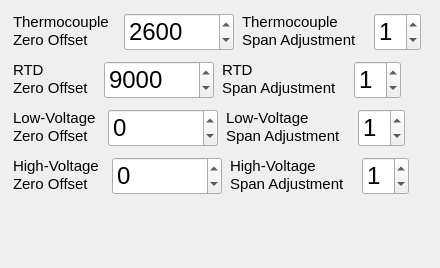
<?xml version="1.0" encoding="UTF-8"?>
<ui version="4.0">
 <class>rampoven_cal_zeroClass</class>
 <widget class="QDialog" name="rampoven_cal_zeroClass">
  <property name="geometry">
   <rect>
    <x>0</x>
    <y>0</y>
    <width>440</width>
    <height>268</height>
   </rect>
  </property>
  <property name="windowTitle">
   <string>rampoven_cal_zero</string>
  </property>
  <widget class="QLabel" name="ro_Thermo_Zero_Offset_label">
   <property name="geometry">
    <rect>
     <x>13</x>
     <y>13</y>
     <width>105</width>
     <height>36</height>
    </rect>
   </property>
   <property name="text">
    <string>&lt;!DOCTYPE HTML PUBLIC &quot;-//W3C//DTD HTML 4.0//EN&quot; &quot;http://www.w3.org/TR/REC-html40/strict.dtd&quot;&gt;
&lt;html&gt;&lt;head&gt;&lt;meta name=&quot;qrichtext&quot; content=&quot;1&quot; /&gt;&lt;style type=&quot;text/css&quot;&gt;
p, li { white-space: pre-wrap; }
&lt;/style&gt;&lt;/head&gt;&lt;body style=&quot; font-family:'Ubuntu'; font-size:11pt; font-weight:400; font-style:normal;&quot;&gt;
&lt;table border=&quot;0&quot; style=&quot;-qt-table-type: root; margin-top:4px; margin-bottom:4px; margin-left:4px; margin-right:4px;&quot;&gt;
&lt;tr&gt;
&lt;td style=&quot;border: none;&quot;&gt;
&lt;p style=&quot; margin-top:0px; margin-bottom:0px; margin-left:0px; margin-right:0px; -qt-block-indent:0; text-indent:0px;&quot;&gt;&lt;span style=&quot; font-family:'MS Shell Dlg 2';&quot;&gt;Thermocouple&lt;/span&gt;&lt;/p&gt;
&lt;p style=&quot; margin-top:0px; margin-bottom:0px; margin-left:0px; margin-right:0px; -qt-block-indent:0; text-indent:0px;&quot;&gt;&lt;span style=&quot; font-family:'MS Shell Dlg 2';&quot;&gt;Zero Offset&lt;/span&gt;&lt;/p&gt;&lt;/td&gt;&lt;/tr&gt;&lt;/table&gt;&lt;/body&gt;&lt;/html&gt;</string>
   </property>
  </widget>
  <widget class="QDoubleSpinBox" name="ro_Thermo_Zero_Offset_SpinBox">
   <property name="geometry">
    <rect>
     <x>124</x>
     <y>13</y>
     <width>110</width>
     <height>38</height>
    </rect>
   </property>
   <property name="font">
    <font>
     <pointsize>18</pointsize>
    </font>
   </property>
   <property name="decimals">
    <number>0</number>
   </property>
   <property name="minimum">
    <double>-25000.000000000000000</double>
   </property>
   <property name="maximum">
    <double>25000.000000000000000</double>
   </property>
   <property name="value">
    <double>2600.000000000000000</double>
   </property>
  </widget>
  <widget class="QLabel" name="ro_Thermo_Span_Adj_Label">
   <property name="geometry">
    <rect>
     <x>242</x>
     <y>13</y>
     <width>126</width>
     <height>36</height>
    </rect>
   </property>
   <property name="text">
    <string>&lt;!DOCTYPE HTML PUBLIC &quot;-//W3C//DTD HTML 4.0//EN&quot; &quot;http://www.w3.org/TR/REC-html40/strict.dtd&quot;&gt;
&lt;html&gt;&lt;head&gt;&lt;meta name=&quot;qrichtext&quot; content=&quot;1&quot; /&gt;&lt;style type=&quot;text/css&quot;&gt;
p, li { white-space: pre-wrap; }
&lt;/style&gt;&lt;/head&gt;&lt;body style=&quot; font-family:'Ubuntu'; font-size:11pt; font-weight:400; font-style:normal;&quot;&gt;
&lt;table border=&quot;0&quot; style=&quot;-qt-table-type: root; margin-top:4px; margin-bottom:4px; margin-left:4px; margin-right:4px;&quot;&gt;
&lt;tr&gt;
&lt;td style=&quot;border: none;&quot;&gt;
&lt;p style=&quot; margin-top:0px; margin-bottom:0px; margin-left:0px; margin-right:0px; -qt-block-indent:0; text-indent:0px;&quot;&gt;&lt;span style=&quot; font-family:'MS Shell Dlg 2';&quot;&gt;Thermocouple &lt;/span&gt;&lt;/p&gt;
&lt;p style=&quot; margin-top:0px; margin-bottom:0px; margin-left:0px; margin-right:0px; -qt-block-indent:0; text-indent:0px;&quot;&gt;&lt;span style=&quot; font-family:'MS Shell Dlg 2';&quot;&gt;Span Adjustment&lt;/span&gt;&lt;/p&gt;&lt;/td&gt;&lt;/tr&gt;&lt;/table&gt;&lt;/body&gt;&lt;/html&gt;</string>
   </property>
  </widget>
  <widget class="QDoubleSpinBox" name="ro_Thermo_Span_Adj_SpinBox">
   <property name="geometry">
    <rect>
     <x>374</x>
     <y>13</y>
     <width>47</width>
     <height>38</height>
    </rect>
   </property>
   <property name="font">
    <font>
     <pointsize>18</pointsize>
    </font>
   </property>
   <property name="decimals">
    <number>0</number>
   </property>
   <property name="minimum">
    <double>0.000000000000000</double>
   </property>
   <property name="maximum">
    <double>2.000000000000000</double>
   </property>
   <property name="value">
    <double>1.000000000000000</double>
   </property>
  </widget>
  <widget class="QLabel" name="ro_RTD_Zero_Offset_label">
   <property name="geometry">
    <rect>
     <x>13</x>
     <y>61</y>
     <width>85</width>
     <height>36</height>
    </rect>
   </property>
   <property name="text">
    <string>&lt;!DOCTYPE HTML PUBLIC &quot;-//W3C//DTD HTML 4.0//EN&quot; &quot;http://www.w3.org/TR/REC-html40/strict.dtd&quot;&gt;
&lt;html&gt;&lt;head&gt;&lt;meta name=&quot;qrichtext&quot; content=&quot;1&quot; /&gt;&lt;style type=&quot;text/css&quot;&gt;
p, li { white-space: pre-wrap; }
&lt;/style&gt;&lt;/head&gt;&lt;body style=&quot; font-family:'Ubuntu'; font-size:11pt; font-weight:400; font-style:normal;&quot;&gt;
&lt;table border=&quot;0&quot; style=&quot;-qt-table-type: root; margin-top:4px; margin-bottom:4px; margin-left:4px; margin-right:4px;&quot;&gt;
&lt;tr&gt;
&lt;td style=&quot;border: none;&quot;&gt;
&lt;p style=&quot; margin-top:0px; margin-bottom:0px; margin-left:0px; margin-right:0px; -qt-block-indent:0; text-indent:0px;&quot;&gt;&lt;span style=&quot; font-family:'MS Shell Dlg 2';&quot;&gt;RTD&lt;/span&gt;&lt;/p&gt;
&lt;p style=&quot; margin-top:0px; margin-bottom:0px; margin-left:0px; margin-right:0px; -qt-block-indent:0; text-indent:0px;&quot;&gt;&lt;span style=&quot; font-family:'MS Shell Dlg 2';&quot;&gt;Zero Offset&lt;/span&gt;&lt;/p&gt;&lt;/td&gt;&lt;/tr&gt;&lt;/table&gt;&lt;/body&gt;&lt;/html&gt;</string>
   </property>
  </widget>
  <widget class="QDoubleSpinBox" name="ro_RTD_Zero_Offset_SpinBox">
   <property name="geometry">
    <rect>
     <x>104</x>
     <y>61</y>
     <width>110</width>
     <height>38</height>
    </rect>
   </property>
   <property name="font">
    <font>
     <pointsize>18</pointsize>
    </font>
   </property>
   <property name="decimals">
    <number>0</number>
   </property>
   <property name="minimum">
    <double>-25000.000000000000000</double>
   </property>
   <property name="maximum">
    <double>25000.000000000000000</double>
   </property>
   <property name="value">
    <double>9000.000000000000000</double>
   </property>
  </widget>
  <widget class="QLabel" name="ro_RTD_Span_Adj_Label">
   <property name="geometry">
    <rect>
     <x>222</x>
     <y>61</y>
     <width>126</width>
     <height>36</height>
    </rect>
   </property>
   <property name="text">
    <string>&lt;!DOCTYPE HTML PUBLIC &quot;-//W3C//DTD HTML 4.0//EN&quot; &quot;http://www.w3.org/TR/REC-html40/strict.dtd&quot;&gt;
&lt;html&gt;&lt;head&gt;&lt;meta name=&quot;qrichtext&quot; content=&quot;1&quot; /&gt;&lt;style type=&quot;text/css&quot;&gt;
p, li { white-space: pre-wrap; }
&lt;/style&gt;&lt;/head&gt;&lt;body style=&quot; font-family:'Ubuntu'; font-size:11pt; font-weight:400; font-style:normal;&quot;&gt;
&lt;table border=&quot;0&quot; style=&quot;-qt-table-type: root; margin-top:4px; margin-bottom:4px; margin-left:4px; margin-right:4px;&quot;&gt;
&lt;tr&gt;
&lt;td style=&quot;border: none;&quot;&gt;
&lt;p style=&quot; margin-top:0px; margin-bottom:0px; margin-left:0px; margin-right:0px; -qt-block-indent:0; text-indent:0px;&quot;&gt;&lt;span style=&quot; font-family:'MS Shell Dlg 2';&quot;&gt;RTD &lt;/span&gt;&lt;/p&gt;
&lt;p style=&quot; margin-top:0px; margin-bottom:0px; margin-left:0px; margin-right:0px; -qt-block-indent:0; text-indent:0px;&quot;&gt;&lt;span style=&quot; font-family:'MS Shell Dlg 2';&quot;&gt;Span Adjustment&lt;/span&gt;&lt;/p&gt;&lt;/td&gt;&lt;/tr&gt;&lt;/table&gt;&lt;/body&gt;&lt;/html&gt;</string>
   </property>
  </widget>
  <widget class="QDoubleSpinBox" name="ro_RTD_Span_Adj_SpinBox">
   <property name="geometry">
    <rect>
     <x>354</x>
     <y>61</y>
     <width>47</width>
     <height>38</height>
    </rect>
   </property>
   <property name="font">
    <font>
     <pointsize>18</pointsize>
    </font>
   </property>
   <property name="decimals">
    <number>0</number>
   </property>
   <property name="minimum">
    <double>0.000000000000000</double>
   </property>
   <property name="maximum">
    <double>2.000000000000000</double>
   </property>
   <property name="value">
    <double>1.000000000000000</double>
   </property>
  </widget>
  <widget class="QLabel" name="ro_LowVolt_Zero_Offset_label">
   <property name="geometry">
    <rect>
     <x>13</x>
     <y>109</y>
     <width>89</width>
     <height>36</height>
    </rect>
   </property>
   <property name="text">
    <string>&lt;!DOCTYPE HTML PUBLIC &quot;-//W3C//DTD HTML 4.0//EN&quot; &quot;http://www.w3.org/TR/REC-html40/strict.dtd&quot;&gt;
&lt;html&gt;&lt;head&gt;&lt;meta name=&quot;qrichtext&quot; content=&quot;1&quot; /&gt;&lt;style type=&quot;text/css&quot;&gt;
p, li { white-space: pre-wrap; }
&lt;/style&gt;&lt;/head&gt;&lt;body style=&quot; font-family:'Ubuntu'; font-size:11pt; font-weight:400; font-style:normal;&quot;&gt;
&lt;table border=&quot;0&quot; style=&quot;-qt-table-type: root; margin-top:4px; margin-bottom:4px; margin-left:4px; margin-right:4px;&quot;&gt;
&lt;tr&gt;
&lt;td style=&quot;border: none;&quot;&gt;
&lt;p style=&quot; margin-top:0px; margin-bottom:0px; margin-left:0px; margin-right:0px; -qt-block-indent:0; text-indent:0px;&quot;&gt;&lt;span style=&quot; font-family:'MS Shell Dlg 2';&quot;&gt;Low-Voltage&lt;/span&gt;&lt;/p&gt;
&lt;p style=&quot; margin-top:0px; margin-bottom:0px; margin-left:0px; margin-right:0px; -qt-block-indent:0; text-indent:0px;&quot;&gt;&lt;span style=&quot; font-family:'MS Shell Dlg 2';&quot;&gt;Zero Offset&lt;/span&gt;&lt;/p&gt;&lt;/td&gt;&lt;/tr&gt;&lt;/table&gt;&lt;/body&gt;&lt;/html&gt;</string>
   </property>
  </widget>
  <widget class="QDoubleSpinBox" name="ro_LowVolt_Zero_Offset_SpinBox">
   <property name="geometry">
    <rect>
     <x>108</x>
     <y>109</y>
     <width>110</width>
     <height>38</height>
    </rect>
   </property>
   <property name="font">
    <font>
     <pointsize>18</pointsize>
    </font>
   </property>
   <property name="decimals">
    <number>0</number>
   </property>
   <property name="minimum">
    <double>-25000.000000000000000</double>
   </property>
   <property name="maximum">
    <double>25000.000000000000000</double>
   </property>
   <property name="value">
    <double>0.000000000000000</double>
   </property>
  </widget>
  <widget class="QLabel" name="ro_LowVolt_Span_Adj_Label">
   <property name="geometry">
    <rect>
     <x>226</x>
     <y>109</y>
     <width>126</width>
     <height>36</height>
    </rect>
   </property>
   <property name="text">
    <string>&lt;!DOCTYPE HTML PUBLIC &quot;-//W3C//DTD HTML 4.0//EN&quot; &quot;http://www.w3.org/TR/REC-html40/strict.dtd&quot;&gt;
&lt;html&gt;&lt;head&gt;&lt;meta name=&quot;qrichtext&quot; content=&quot;1&quot; /&gt;&lt;style type=&quot;text/css&quot;&gt;
p, li { white-space: pre-wrap; }
&lt;/style&gt;&lt;/head&gt;&lt;body style=&quot; font-family:'Ubuntu'; font-size:11pt; font-weight:400; font-style:normal;&quot;&gt;
&lt;table border=&quot;0&quot; style=&quot;-qt-table-type: root; margin-top:4px; margin-bottom:4px; margin-left:4px; margin-right:4px;&quot;&gt;
&lt;tr&gt;
&lt;td style=&quot;border: none;&quot;&gt;
&lt;p style=&quot; margin-top:0px; margin-bottom:0px; margin-left:0px; margin-right:0px; -qt-block-indent:0; text-indent:0px;&quot;&gt;&lt;span style=&quot; font-family:'MS Shell Dlg 2';&quot;&gt;Low-Voltage &lt;/span&gt;&lt;/p&gt;
&lt;p style=&quot; margin-top:0px; margin-bottom:0px; margin-left:0px; margin-right:0px; -qt-block-indent:0; text-indent:0px;&quot;&gt;&lt;span style=&quot; font-family:'MS Shell Dlg 2';&quot;&gt;Span Adjustment&lt;/span&gt;&lt;/p&gt;&lt;/td&gt;&lt;/tr&gt;&lt;/table&gt;&lt;/body&gt;&lt;/html&gt;</string>
   </property>
  </widget>
  <widget class="QDoubleSpinBox" name="ro_LowVolt_Span_Adj_SpinBox">
   <property name="geometry">
    <rect>
     <x>358</x>
     <y>109</y>
     <width>47</width>
     <height>38</height>
    </rect>
   </property>
   <property name="font">
    <font>
     <pointsize>18</pointsize>
    </font>
   </property>
   <property name="decimals">
    <number>0</number>
   </property>
   <property name="minimum">
    <double>0.000000000000000</double>
   </property>
   <property name="maximum">
    <double>2.000000000000000</double>
   </property>
   <property name="value">
    <double>1.000000000000000</double>
   </property>
  </widget>
  <widget class="QLabel" name="ro_HighVolt_Zero_Offset_label">
   <property name="geometry">
    <rect>
     <x>13</x>
     <y>157</y>
     <width>93</width>
     <height>36</height>
    </rect>
   </property>
   <property name="text">
    <string>&lt;!DOCTYPE HTML PUBLIC &quot;-//W3C//DTD HTML 4.0//EN&quot; &quot;http://www.w3.org/TR/REC-html40/strict.dtd&quot;&gt;
&lt;html&gt;&lt;head&gt;&lt;meta name=&quot;qrichtext&quot; content=&quot;1&quot; /&gt;&lt;style type=&quot;text/css&quot;&gt;
p, li { white-space: pre-wrap; }
&lt;/style&gt;&lt;/head&gt;&lt;body style=&quot; font-family:'Ubuntu'; font-size:11pt; font-weight:400; font-style:normal;&quot;&gt;
&lt;table border=&quot;0&quot; style=&quot;-qt-table-type: root; margin-top:4px; margin-bottom:4px; margin-left:4px; margin-right:4px;&quot;&gt;
&lt;tr&gt;
&lt;td style=&quot;border: none;&quot;&gt;
&lt;p style=&quot; margin-top:0px; margin-bottom:0px; margin-left:0px; margin-right:0px; -qt-block-indent:0; text-indent:0px;&quot;&gt;&lt;span style=&quot; font-family:'MS Shell Dlg 2';&quot;&gt;High-Voltage&lt;/span&gt;&lt;/p&gt;
&lt;p style=&quot; margin-top:0px; margin-bottom:0px; margin-left:0px; margin-right:0px; -qt-block-indent:0; text-indent:0px;&quot;&gt;&lt;span style=&quot; font-family:'MS Shell Dlg 2';&quot;&gt;Zero Offset&lt;/span&gt;&lt;/p&gt;&lt;/td&gt;&lt;/tr&gt;&lt;/table&gt;&lt;/body&gt;&lt;/html&gt;</string>
   </property>
  </widget>
  <widget class="QDoubleSpinBox" name="ro_HighVolt_Zero_Offset_SpinBox">
   <property name="geometry">
    <rect>
     <x>112</x>
     <y>157</y>
     <width>110</width>
     <height>38</height>
    </rect>
   </property>
   <property name="font">
    <font>
     <pointsize>18</pointsize>
    </font>
   </property>
   <property name="decimals">
    <number>0</number>
   </property>
   <property name="minimum">
    <double>-25000.000000000000000</double>
   </property>
   <property name="maximum">
    <double>25000.000000000000000</double>
   </property>
   <property name="value">
    <double>0.000000000000000</double>
   </property>
  </widget>
  <widget class="QLabel" name="ro_HighVolt_Span_Adj_Label">
   <property name="geometry">
    <rect>
     <x>230</x>
     <y>157</y>
     <width>126</width>
     <height>36</height>
    </rect>
   </property>
   <property name="text">
    <string>&lt;!DOCTYPE HTML PUBLIC &quot;-//W3C//DTD HTML 4.0//EN&quot; &quot;http://www.w3.org/TR/REC-html40/strict.dtd&quot;&gt;
&lt;html&gt;&lt;head&gt;&lt;meta name=&quot;qrichtext&quot; content=&quot;1&quot; /&gt;&lt;style type=&quot;text/css&quot;&gt;
p, li { white-space: pre-wrap; }
&lt;/style&gt;&lt;/head&gt;&lt;body style=&quot; font-family:'Ubuntu'; font-size:11pt; font-weight:400; font-style:normal;&quot;&gt;
&lt;table border=&quot;0&quot; style=&quot;-qt-table-type: root; margin-top:4px; margin-bottom:4px; margin-left:4px; margin-right:4px;&quot;&gt;
&lt;tr&gt;
&lt;td style=&quot;border: none;&quot;&gt;
&lt;p style=&quot; margin-top:0px; margin-bottom:0px; margin-left:0px; margin-right:0px; -qt-block-indent:0; text-indent:0px;&quot;&gt;&lt;span style=&quot; font-family:'MS Shell Dlg 2';&quot;&gt;High-Voltage &lt;/span&gt;&lt;/p&gt;
&lt;p style=&quot; margin-top:0px; margin-bottom:0px; margin-left:0px; margin-right:0px; -qt-block-indent:0; text-indent:0px;&quot;&gt;&lt;span style=&quot; font-family:'MS Shell Dlg 2';&quot;&gt;Span Adjustment&lt;/span&gt;&lt;/p&gt;&lt;/td&gt;&lt;/tr&gt;&lt;/table&gt;&lt;/body&gt;&lt;/html&gt;</string>
   </property>
  </widget>
  <widget class="QDoubleSpinBox" name="ro_HighVolt_Span_Adj_SpinBox">
   <property name="geometry">
    <rect>
     <x>362</x>
     <y>157</y>
     <width>47</width>
     <height>38</height>
    </rect>
   </property>
   <property name="font">
    <font>
     <pointsize>18</pointsize>
    </font>
   </property>
   <property name="decimals">
    <number>0</number>
   </property>
   <property name="minimum">
    <double>0.000000000000000</double>
   </property>
   <property name="maximum">
    <double>2.000000000000000</double>
   </property>
   <property name="value">
    <double>1.000000000000000</double>
   </property>
  </widget>
 </widget>
 <layoutdefault spacing="6" margin="11"/>
 <resources/>
 <connections/>
 <slots>
  <slot>WriteDataButton()</slot>
  <slot>ReadDataButton()</slot>
 </slots>
</ui>
